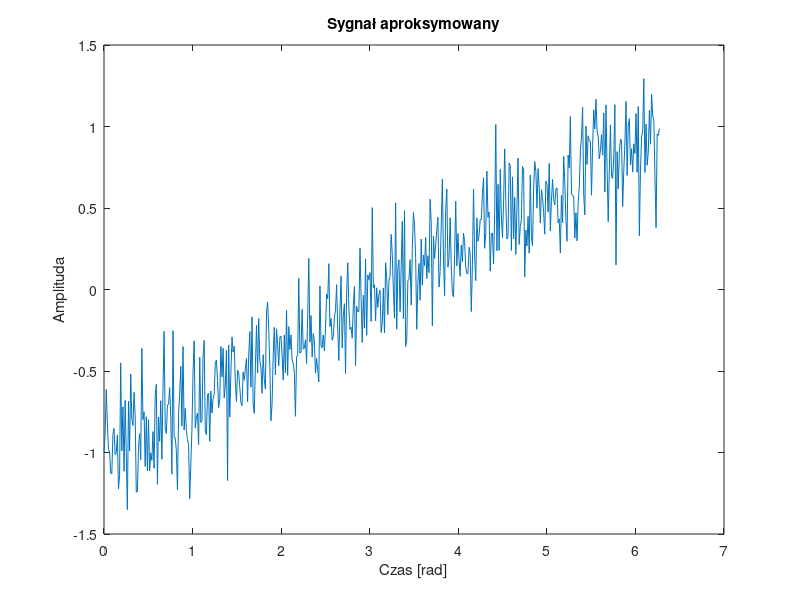
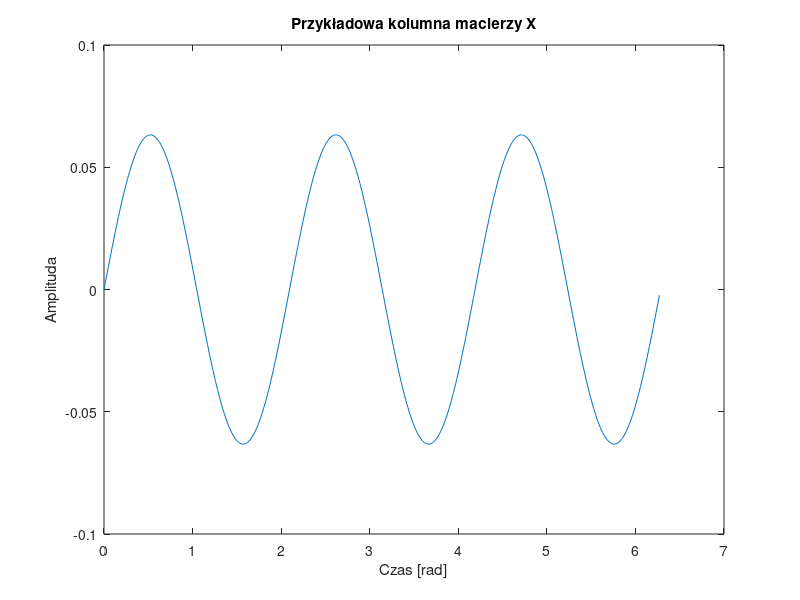
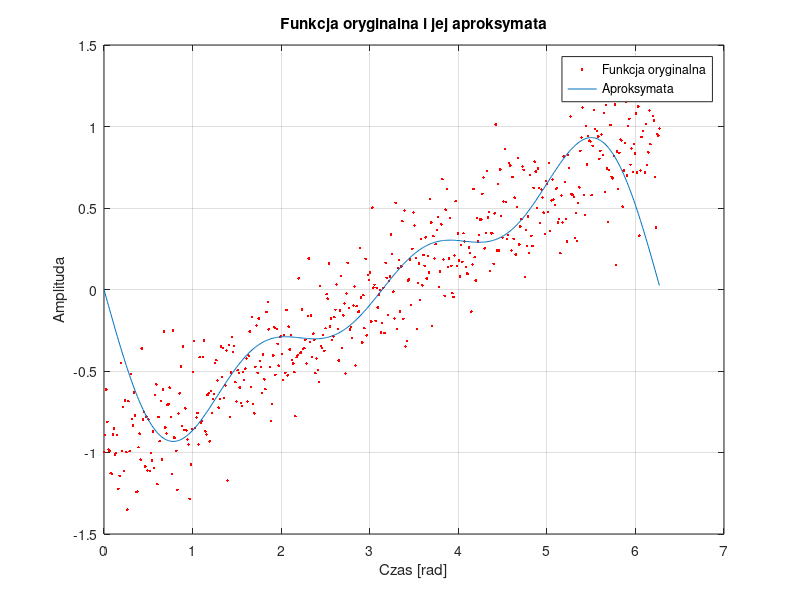

The MATLAB script that drew these images, in order:

% 6_6
clear all; close all;
N=500; % Liczba definiowanych punktow czasowych
M=3; % Liczba sinusoid uzytych do aproksymacji
x = [0 : 2*pi/N : 2*pi*(N-1)/N]'; % Wektor pionowy [rad]: 0 : krok : maks
y = sawtooth(x); % Zadany przebieg piloksztaltny, od -1 do 1
noise = 0.2 * randn(N,1); % Dodanie szumu do sygnalu
y = y + noise;
figure; plot(x, y); title('Sygnał aproksymowany'); xlabel('Czas [rad]'); ylabel('Amplituda');
X = sqrt(2/N) * sin(x*[1:M]) ; % Macierz z ortogonalnymi sinusami w kolumnach
figure; plot(x, X(:,3)); title('Przykładowa kolumna macierzy X'); xlabel('Czas [rad]'); ylabel('Amplituda');
a = X'*y; % Wynik transformacji, szukany wektor wspolczynnikow
figure; plot(x,y,'r.',x,X*a); grid; title('Funkcja oryginalna i jej aproksymata'); xlabel('Czas [rad]'); ylabel('Amplituda');
legend('Funkcja oryginalna', 'Aproksymata');

%Aby sprawdzić, czy aproksymacja sygnału z użyciem pełnej rzeczywistej bazy trygonometrycznej zawsze kończy się sukcesem, można zastosować twierdzenie aproksymacyjne Fouriera, które mówi, że każdą funkcję okresową o okresie T można przedstawić jako sumę szeregu Fouriera, a więc jako nieskończoną sumę sinusów i kosinusów o określonych częstotliwościach i współczynnikach. Stosując skończenie wiele sinusów i kosinusów, czyli tworząc aproksymację za pomocą macierzy X, otrzymujemy przybliżenie funkcji, które zawsze jest skończonego rzędu i może być dokładniejsze lub mniej dokładne w zależności od liczby sinusów i kosinusów użytych do aproksymacji.

%Z powodu ortogonalności sinusów i kosinusów w macierzy X wynik transformacji a jest dokładnymi współczynnikami szeregu Fouriera funkcji sawtooth(x). Oznacza to, że aproksymacja sygnału z użyciem pełnej rzeczywistej bazy trygonometrycznej zawsze kończy się sukcesem, niezależnie od przesunięcia funkcji sawtooth(x).
